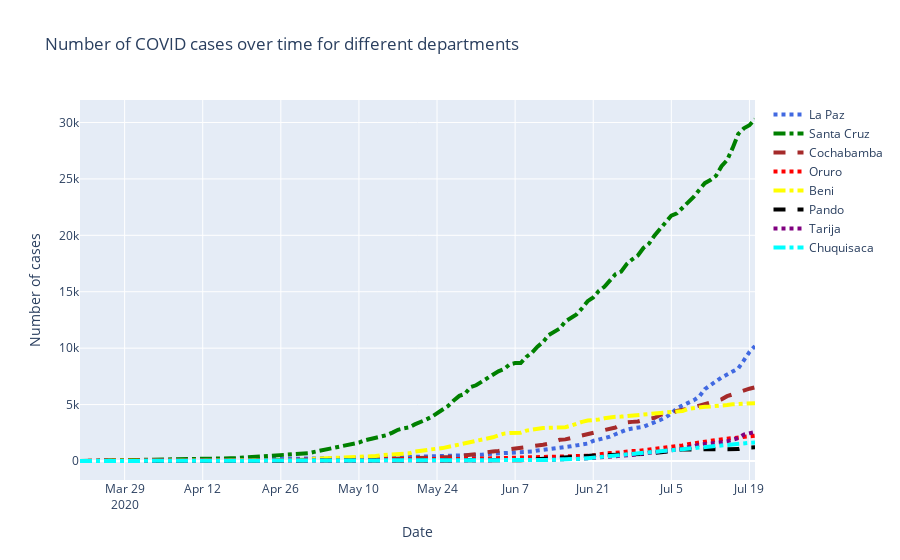

The code cell stored with this chart in its notebook:
### Code cell
fig = go.Figure()
fig.add_trace(go.Scatter(x=covid_lp['date'], y=covid_lp['cases'], name = 'La Paz',
                         line=dict(color='royalblue', width=4, dash="dot")))
fig.add_trace(go.Scatter(x=covid_sc['date'], y=covid_sc['cases'], name = 'Santa Cruz',
                         line=dict(color='green', width=4, dash="dashdot")))
fig.add_trace(go.Scatter(x=covid_cb['date'], y=covid_cb['cases'], name = 'Cochabamba',
                         line=dict(color='brown', width=4, dash="dash")))
fig.add_trace(go.Scatter(x=covid_or['date'], y=covid_or['cases'], name = 'Oruro',
                         line=dict(color='red', width=4, dash="dot")))
fig.add_trace(go.Scatter(x=covid_bn['date'], y=covid_bn['cases'], name = 'Beni',
                         line=dict(color='yellow', width=4,dash="dashdot")))
fig.add_trace(go.Scatter(x=covid_pn['date'], y=covid_pn['cases'], name = 'Pando',
                         line=dict(color='black', width=4, dash="dash")))
fig.add_trace(go.Scatter(x=covid_tj['date'], y=covid_tj['cases'], name = 'Tarija',
                         line=dict(color='purple', width=4, dash="dot")))
fig.add_trace(go.Scatter(x=covid_cs['date'], y=covid_cs['cases'], name = 'Chuquisaca',
                         line=dict(color='cyan', width=4,dash="dashdot")))
fig.add_trace(go.Scatter(x=covid_pt['date'], y=covid_pt['cases'], name = 'Potosi',
                         line=dict(color='magenta', width=4, dash="dash")))
fig.update_layout(title='Number of COVID cases over time for different departments',
                  xaxis_title="Date", yaxis_title="Number of cases")
fig.show()
